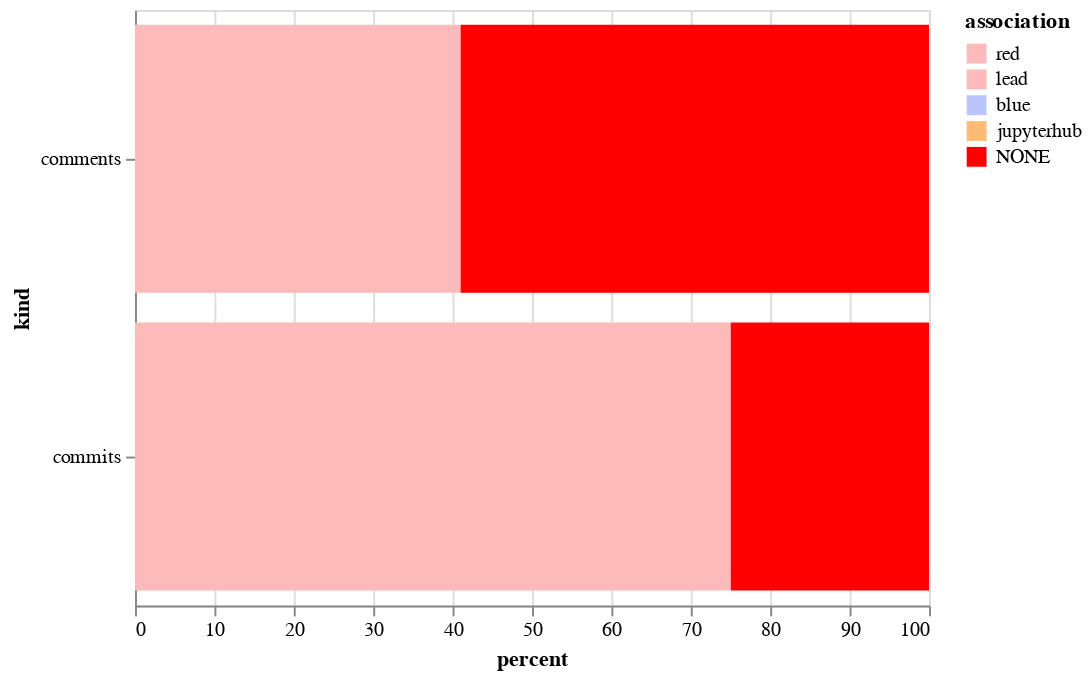

This figure's notebook cell:
### Code cell
alt.Chart(sum_both).mark_bar().encode(
    x='percent',
    y='kind',
    color=alt.Color('association', sort=["CONTRIBUTOR", "MEMBER", "NONE"], scale=color_scale)
)

### Figure 1 — Vega-Lite specification as saved in the notebook (floating-point values rounded to 4 significant figures)
{"$schema": "https://vega.github.io/schema/vega-lite/v2.6.0.json", "config": {"view": {"height": 300, "width": 400}}, "data": {"name": "data-b2e740837fb9b1e8c3a5f953c7b1201f"}, "datasets": {"data-b2e740837fb9b1e8c3a5f953c7b1201f": [{"association": "NONE", "kind": "comments", "percent": 59.02}, {"association": "red", "kind": "comments", "percent": 40.98}, {"association": "NONE", "kind": "commits", "percent": 25.0}, {"association": "red", "kind": "commits", "percent": 75.0}]}, "encoding": {"color": {"field": "association", "scale": {"domain": ["red", "lead", "blue", "jupyterhub", "NONE"], "range": ["#fdbaba", "#fdbaba", "#bac5fd", "#ffbb74", "red"]}, "sort": ["CONTRIBUTOR", "MEMBER", "NONE"], "type": "nominal"}, "x": {"field": "percent", "type": "quantitative"}, "y": {"field": "kind", "type": "nominal"}}, "mark": "bar"}
